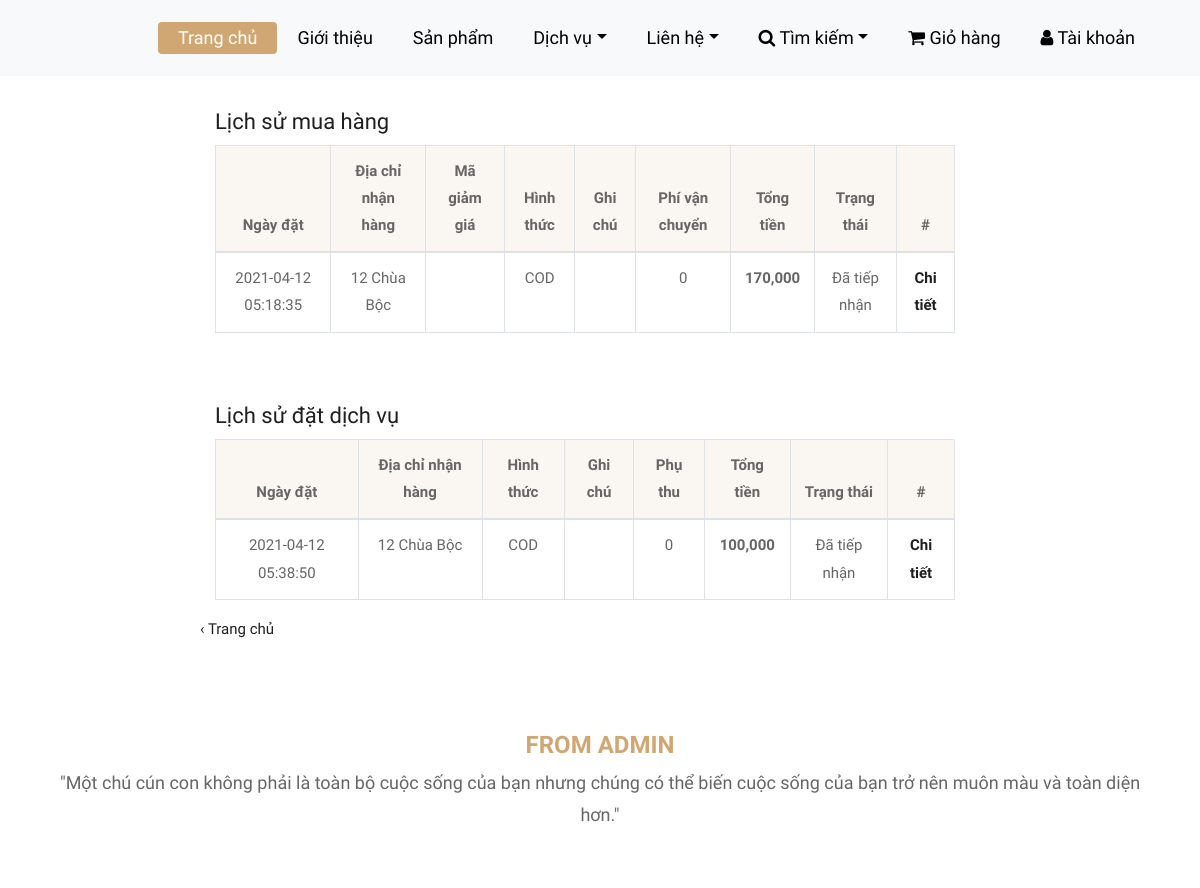
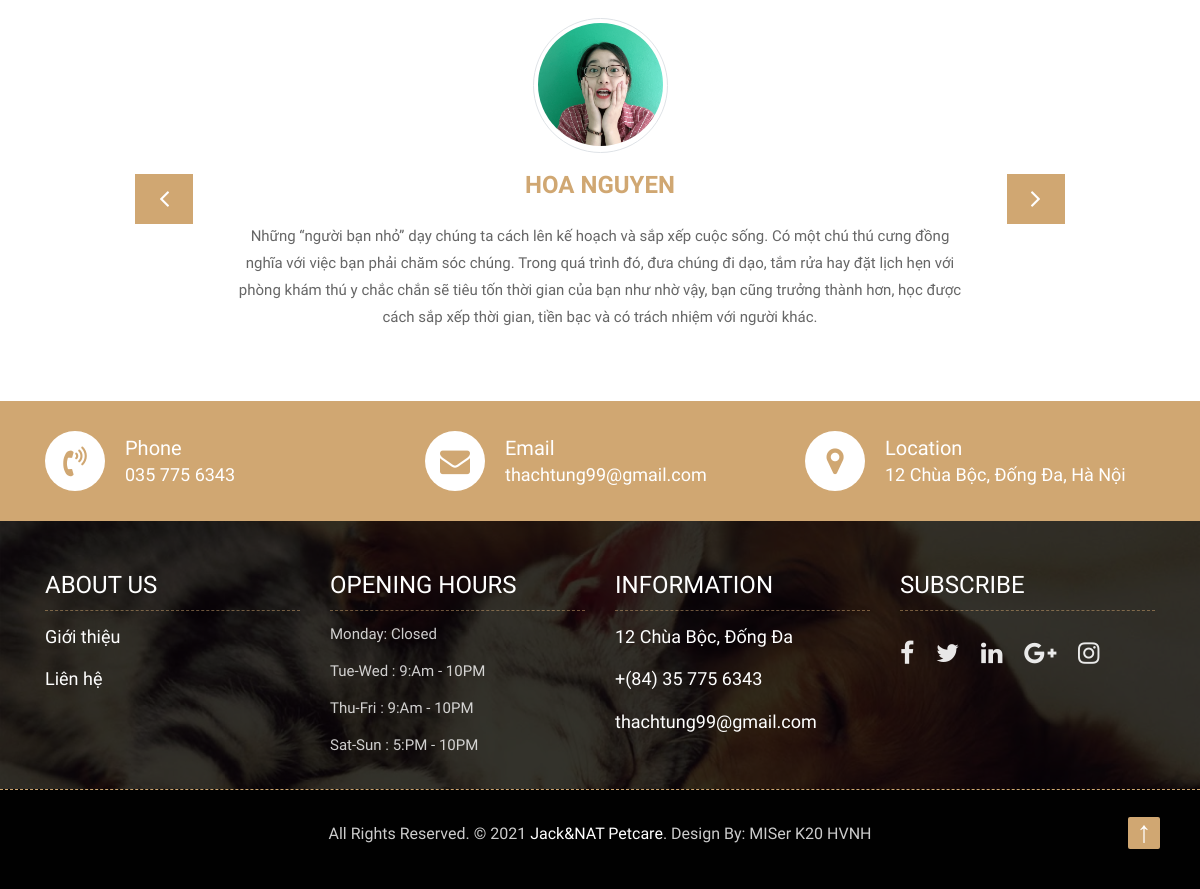
Screenshot of /lichsumuahang.php (signed in) with the database file from the repository (2 pictures, top to bottom).
### tables this page shows
CREATE TABLE `tbl_don_hang` (
  `id_don_hang` int(11) NOT NULL,
  `id_khach_hang` int(11) DEFAULT NULL,
  `email` varchar(255) NOT NULL,
  `phi_van_chuyen` int(11) DEFAULT NULL,
  `ma_giam_gia` varchar(20) DEFAULT NULL,
  `tong_tien` float(255,0) DEFAULT NULL,
  `trang_thai` int(4) DEFAULT 1,
  `ten_khach_hang` varchar(255) DEFAULT NULL,
  `dia_chi_nhan_hang` varchar(255) DEFAULT NULL,
  `hinh_thuc_mua_hang` varchar(255) DEFAULT NULL,
  `ghi_chu` varchar(255) DEFAULT NULL,
  `dien_thoai` varchar(11) NOT NULL,
  `ngay_dat` timestamp NOT NULL DEFAULT current_timestamp() ON UPDATE current_timestamp()
);

CREATE TABLE `tbl_don_dich_vu` (
  `id_don_hang` int(11) NOT NULL,
  `id_khach_hang` int(11) DEFAULT -1,
  `phu_thu` int(11) DEFAULT 0,
  `tong_tien` int(11) DEFAULT 0,
  `ten_khach_hang` text NOT NULL,
  `dia_chi` text DEFAULT NULL,
  `so_dien_thoai` int(11) NOT NULL,
  `trang_thai` int(1) NOT NULL DEFAULT 1,
  `hinh_thuc_mua_hang` varchar(11) DEFAULT NULL,
  `ghi_chu` varchar(255) DEFAULT NULL,
  `email` varchar(50) DEFAULT NULL,
  `ngay_dat` timestamp NULL DEFAULT NULL
);

### lichsumuahang.php (the view, shortened to what this page needs)
<!DOCTYPE html>
<html lang="en">
<head>
    <link href="css/main.css" rel="stylesheet" />
    <link rel="stylesheet" href="css/bootstrap.min.css">
    <link rel="stylesheet" href="css/style.css">
	<link rel="stylesheet" href="css/style1.css">
    <link rel="stylesheet" href="css/responsive.css">
    <link rel="stylesheet" href="css/custom.css">
	<link rel="stylesheet" type="text/css" href="css/font-awesome/css/font-awesome.min.css">
	<link href="css/boxicons/css/boxicons.min.css" rel="stylesheet">
	<link rel="stylesheet" type="text/css" href="css/css3.css">
</head>
<body data-aos-easing="ease-in-out" data-aos-duration="1000" data-aos-delay="0">
    <?php
	include("public/ketnoi.php");
	include("layout/header.php");
	?>
	<div class="row" style="width: 100%;">
		<span class="col-2"></span>
		<span class="col-8">
			<br><br>
	<?php
	if (isset($_SESSION["id-user"]))
	{
		$sql="select * from tbl_don_hang where id_khach_hang='".$_SESSION["id-user"]."' order by id_don_hang asc";
		$result=$con->query($sql);
		if($result->num_rows>0)
		{
	?>
			<div class="container">
				<br><br>
 				<h2>Lịch sử mua hàng</h2>
				<div class="table-responsive">
   					<table style="text-align: center;" class="table table-bordered">
						<thead>
							<tr style="background-color: rgba(208, 167, 114,0.1)">
								<th>Ngày đặt</th>
								<th>Địa chỉ nhận hàng</th>
								<th>Mã giảm giá</th>
								<th>Hình thức</th>
								<th>Ghi chú</th>
								<th>Phí vận chuyển</th>
								<th>Tổng tiền</th>
								<th>Trạng thái</th>
								<th>#</th>
							</tr>
						</thead>
						<tbody>
							<tr>
			<?php
			while($row=$result->fetch_assoc())
			{
			?>
								<td><?php echo $row['ngay_dat']?></td>
								<td><?php echo $row['dia_chi_nhan_hang']?></td>
								<td><?php echo $row['ma_giam_gia']?></td>
								<td><?php echo $row['hinh_thuc_mua_hang']; ?></td>
								<td><?php echo $row['ghi_chu']?></td>
								<td><?php echo number_format($row['phi_van_chuyen'])?></td>
								<td><b><?php echo number_format($row['tong_tien'])?></b></td>
								<td><?php
				if($row['trang_thai']==1) echo "Đã tiếp nhận";
									?>
								</td>
								<td><a href="chitietlichsu.php?&id=<?php echo $row['id_don_hang']?>"><b>Chi tiết</b></a></td>
							</tr>
			<?php
			}
			?>
						</tbody>
					</table>
				</div>
			</div>
		<?php
		}
		else echo "<p style='margin-top: 60px;'>Lịch sử mua hàng sẽ ghi lại những giao dịch của bạn tại đây.<p>";
	}
	else echo "<p>Lịch sử mua hàng sẽ ghi lại những giao dịch của bạn tại đây.<p>";
		?>
	<?php
	if (isset($_SESSION["id-user"]))
	{
		$sql="select * from tbl_don_dich_vu where id_khach_hang='".$_SESSION["id-user"]."' order by id_don_hang asc";
		$result=$con->query($sql);
		if($result->num_rows>0)
		{
	?>
			<div class="container">
				<br><br>
 				<h2>Lịch sử đặt dịch vụ</h2>
				<div class="table-responsive">
   					<table style="text-align: center;" class="table table-bordered">
						<thead>
							<tr style="background-color: rgba(208, 167, 114,0.1)">
								<th>Ngày đặt</th>
								<th>Địa chỉ nhận hàng</th>
								<th>Hình thức</th>
								<th>Ghi chú</th>
								<th>Phụ thu</th>
								<th>Tổng tiền</th>
								<th>Trạng thái</th>
								<th>#</th>
							</tr>
						</thead>
						<tbody>
							<tr>
			<?php
			while($row=$result->fetch_assoc())
			{
			?>
								<td><?php echo $row['ngay_dat']?></td>
								<td><?php echo $row['dia_chi']?></td>
								<td><?php echo $row['hinh_thuc_mua_hang']; ?></td>
								<td><?php echo $row['ghi_chu']?></td>
								<td><?php echo number_format($row['phu_thu'])?></td>
								<td><b><?php echo number_format($row['tong_tien'])?></b></td>
								<td><?php
				if($row['trang_thai']==1) echo "Đã tiếp nhận";
									?>
								</td>
								<td><a href="chitietlichsu2.php?&id=<?php echo $row['id_don_hang']?>"><b>Chi tiết</b></a></td>
							</tr>
			<?php
			}
			?>
						</tbody>
					</table>
				</div>
			</div>
		<?php
		}
		else echo "<p style='margin-top: 60px;'>Lịch sử đặt dịch vụ sẽ được ghi lại về những giao dịch của bạn tại đây.<p>";
	}
	else echo "<p>Lịch sử mua hàng sẽ ghi lại những giao dịch của bạn tại đây.<p>";
		?>
			<a href="index.php">&lsaquo; Trang chủ</a>
		</span>
		<span class="col-2"></span>
	</div>
	<?php
	include_once 'layout/fromAdmin.php';
    include_once 'layout/footer.php';
	?>
	<?php include_once 'layout/vedautrang.php'; ?>
</body>
</html>

### css/main.css (style rules this page uses)
html { line-height: 1.15; -ms-text-size-adjust: 100%; -webkit-text-size-adjust: 100%; }
body { margin: 0; }
a { background-color: transparent; -webkit-text-decoration-skip: objects; }
b, strong { font-weight: inherit; }
b, strong { font-weight: bolder; }
html { height: 100%; }
* { box-sizing: border-box; }

### css/style.css (style rules this page uses)
body { color: #666666; font-size: 15px; font-family: 'Athiti', sans-serif; line-height: 1.80857; }
a { color: #1f1f1f; text-decoration: none !important; outline: none !important; -webkit-transition: all .3s ease-in-out; -moz-transition: all .3s ease-in-out; -ms-transition: all .3s ease-in-out; -o-transition: all .3s ease-in-out; transition: all .3s ease-in-out; }
h1, h2, h3, h4, h5, h6 { letter-spacing: 0; font-weight: normal; position: relative; padding: 0 0 10px 0; font-weight: normal; line-height: 120% !important; color: #1f1f1f; margin: 0 }
h2 { font-size: 22px }
a { color: #1f1f1f; text-decoration: none; outline: none; }
a, .btn { text-decoration: none !important; outline: none !important; -webkit-transition: all .3s ease-in-out; -moz-transition: all .3s ease-in-out; -ms-transition: all .3s ease-in-out; -o-transition: all .3s ease-in-out; transition: all .3s ease-in-out; }

### css/css3.css (style rules this page uses)
a { cursor: pointer; }

### rows the page displays
tbl_don_hang: ngay_dat "2021-04-12 05:18:35", dia_chi_nhan_hang "12 Chùa Bộc", hinh_thuc_mua_hang "COD", phi_van_chuyen "0", tong_tien "170,000", trang_thai "Đã tiếp nhận"
tbl_don_dich_vu: ngay_dat "2021-04-12 05:38:50", dia_chi "12 Chùa Bộc", hinh_thuc_mua_hang "COD", phu_thu "0", tong_tien "100,000", trang_thai "Đã tiếp nhận"
